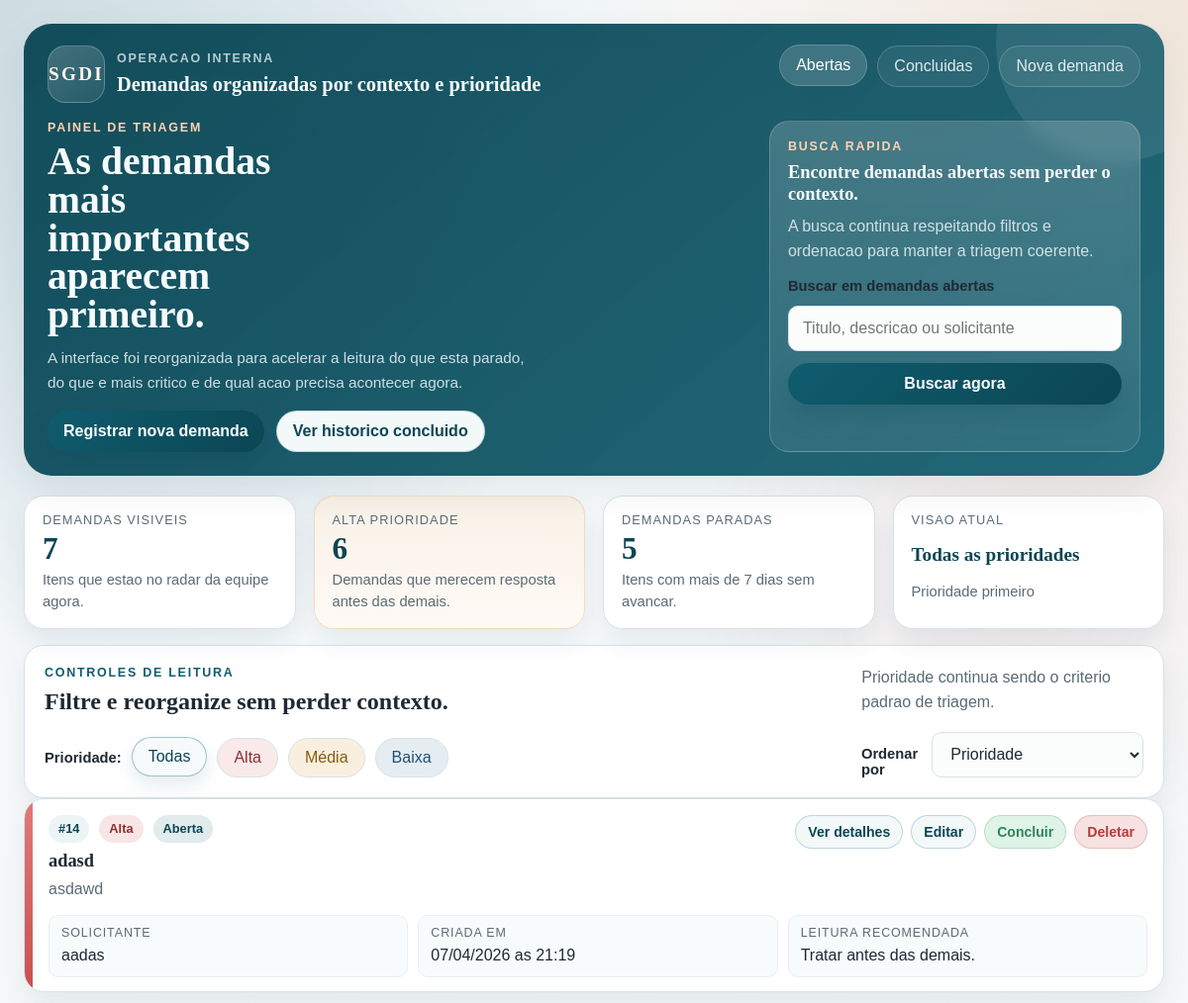
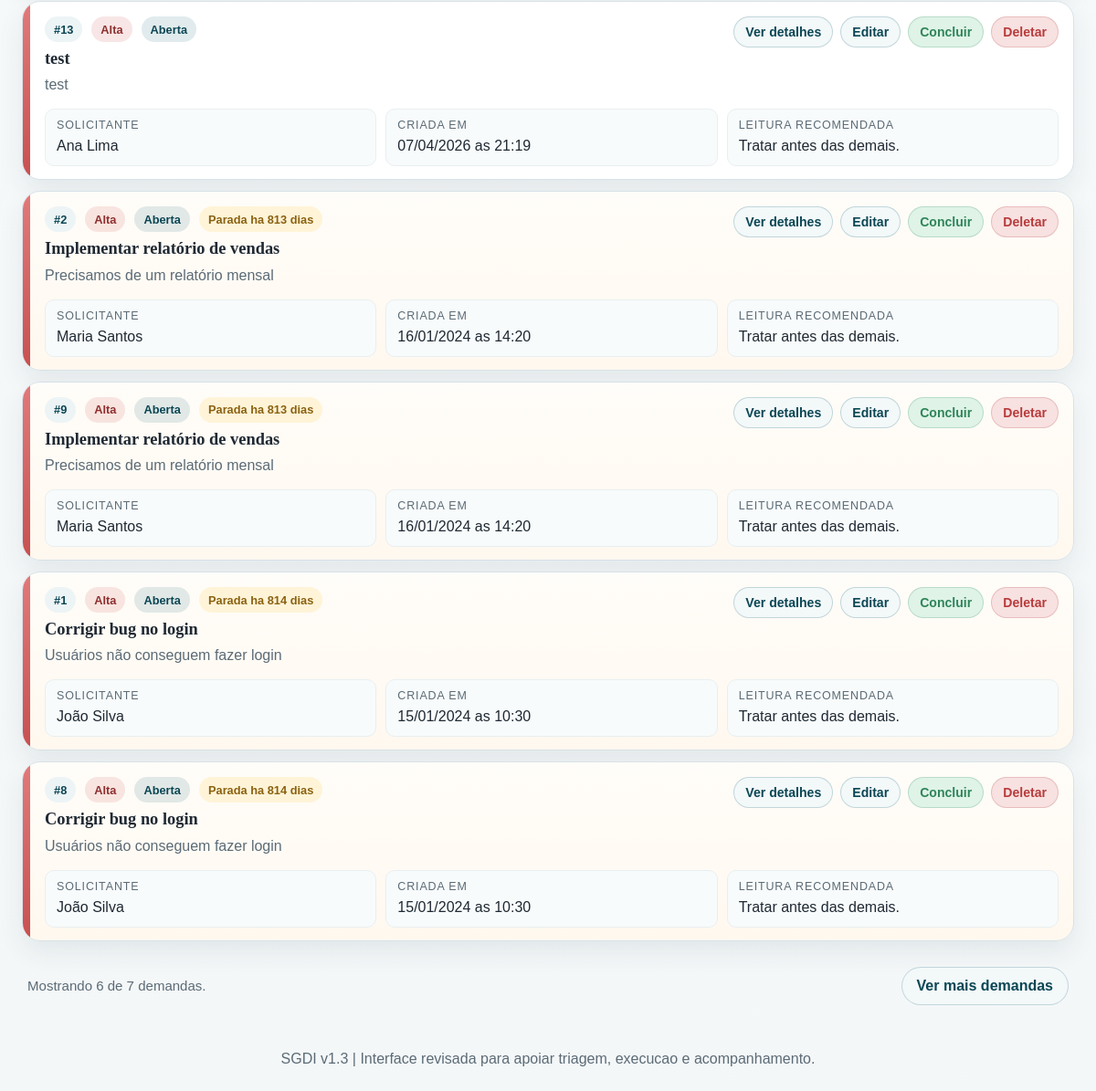
The page / on the database its author committed (2 pictures, top to bottom).
### tables this page shows
CREATE TABLE demandas (
    id INTEGER PRIMARY KEY AUTOINCREMENT,
    titulo TEXT NOT NULL,
    descricao TEXT NOT NULL,
    solicitante TEXT NOT NULL,
    prioridade TEXT NOT NULL DEFAULT 'Média',
    status TEXT NOT NULL DEFAULT 'Aberta',
    data_criacao TEXT NOT NULL
);

### app.py (the view)
@app.route("/")
def index():
    contexto = build_demand_context(
        STATUS_ABERTA,
        filtro_prioridade=request.args.get("prioridade", "").strip(),
        ordenacao=request.args.get("ordenacao", "prioridade"),
    )
    contexto["rota_listagem"] = "index"
    return render_template("index.html", **contexto)

### app.py (called while the page is built)
def get_db():
    return get_db_connection()

@app.template_filter("priority_slug")
def priority_slug(value):
    return PRIORIDADE_SLUGS.get(value, "neutra")

@app.template_filter("display_datetime")
def display_datetime(value):
    try:
        return datetime.strptime(value, "%Y-%m-%d %H:%M:%S").strftime("%d/%m/%Y as %H:%M")
    except (TypeError, ValueError):
        return value

def normalize_priority(prioridade):
    return prioridade if prioridade in PRIORIDADES else ""

def normalize_order(ordenacao):
    return ordenacao if ordenacao in ORDENACOES else "prioridade"

def enrich_demands(demandas):
    agora = datetime.now()
    demandas_com_alerta = []
    for demanda in demandas:
        demanda_dict = dict(demanda)
        try:
            data_criacao = datetime.strptime(demanda["data_criacao"], "%Y-%m-%d %H:%M:%S")
            dias_parada = (agora - data_criacao).days
        except (ValueError, TypeError):
            dias_parada = 0
        demanda_dict["dias_parada"] = dias_parada
        demanda_dict["alerta_parada"] = (
            demanda_dict.get("status") == STATUS_ABERTA and dias_parada >= DIAS_ALERTA_PARADA
        )
        demandas_com_alerta.append(demanda_dict)
    return demandas_com_alerta

def build_summary(demandas, filtro_prioridade, ordenacao, status):
    contagem_por_prioridade = {prioridade: 0 for prioridade in PRIORIDADES}
    for demanda in demandas:
        prioridade = demanda.get("prioridade")
        if prioridade in contagem_por_prioridade:
            contagem_por_prioridade[prioridade] += 1
    return {
        "total": len(demandas),
        "alta": contagem_por_prioridade[PRIORIDADES[0]],
        "media": contagem_por_prioridade[PRIORIDADES[1]],
        "baixa": contagem_por_prioridade[PRIORIDADES[2]],
        "alertas": sum(1 for demanda in demandas if demanda.get("alerta_parada")),
        "filtro_label": filtro_prioridade or "Todas as prioridades",
        "ordenacao_label": ORDENACAO_LABELS[ordenacao],
        "status_label": "abertas" if status == STATUS_ABERTA else "concluidas",
    }

### database.py (called while the page is built)
def get_db_connection():
    conn = sqlite3.connect(DB_PATH)
    conn.row_factory = sqlite3.Row
    conn.execute("PRAGMA foreign_keys = ON")
    return conn

### templates/index.html (shortened to what this page needs)
{% extends "base.html" %}
{% block hero %}
<p class="hero-kicker">Painel de triagem</p>
<h1>As demandas mais importantes aparecem primeiro.</h1>
<p class="hero-text">
    A interface foi reorganizada para acelerar a leitura do que esta parado, do que e mais critico
    e de qual acao precisa acontecer agora.
</p>
<div class="hero-actions">
    <a href="{{ url_for('nova_demanda') }}" class="button-primary">Registrar nova demanda</a>
    <a href="{{ url_for('concluidas') }}" class="button-secondary">Ver historico concluido</a>
</div>
{% endblock %}
{% block content %}
<section class="metrics-grid">
    <article class="metric-card">
        <p class="metric-card__label">Demandas visiveis</p>
        <strong class="metric-card__value" data-summary-total>{{ resumo.total }}</strong>
        <span class="metric-card__hint">Itens que estao no radar da equipe agora.</span>
    </article>
    <article class="metric-card metric-card--accent">
        <p class="metric-card__label">Alta prioridade</p>
        <strong class="metric-card__value" data-summary-high>{{ resumo.alta }}</strong>
        <span class="metric-card__hint">Demandas que merecem resposta antes das demais.</span>
    </article>
    <article class="metric-card">
        <p class="metric-card__label">Demandas paradas</p>
        <strong class="metric-card__value" data-summary-alerts>{{ resumo.alertas }}</strong>
        <span class="metric-card__hint">Itens com mais de 7 dias sem avancar.</span>
    </article>
    <article class="metric-card">
        <p class="metric-card__label">Visao atual</p>
        <strong class="metric-card__value metric-card__value--small" data-summary-view>{{ resumo.filtro_label }}</strong>
        <span class="metric-card__hint" data-summary-order>{{ resumo.ordenacao_label }}</span>
    </article>
</section>
<section data-demand-module>
<section class="panel-card">
    <div class="section-header">
        <div>
            <p class="section-kicker">Controles de leitura</p>
            <h2>Filtre e reorganize sem perder contexto.</h2>
        </div>
        {% if termo_busca %}
            <p class="section-note">Resultados para "{{ termo_busca }}".</p>
        {% else %}
            <p class="section-note">Prioridade continua sendo o criterio padrao de triagem.</p>
        {% endif %}
    </div>
    <div class="toolbar-layout">
        <div class="filter-cluster">
            <span class="filter-cluster__label">Prioridade:</span>
            <a
                href="{{ url_for(rota_listagem, prioridade=None, ordenacao=ordenacao_atual, q=termo_busca or None) }}"
                class="filter-pill {% if not filtro_atual %}is-active{% endif %}"
                data-priority-filter=""
                aria-pressed="{% if not filtro_atual %}true{% else %}false{% endif %}"
            >
                Todas
            </a>
            {% for prioridade in prioridades %}
                <a
                    href="{{ url_for(rota_listagem, prioridade=prioridade, ordenacao=ordenacao_atual, q=termo_busca or None) }}"
                    class="filter-pill priority-{{ prioridade|priority_slug }} {% if filtro_atual == prioridade %}is-active{% endif %}"
                    data-priority-filter="{{ prioridade|priority_slug }}"
                    aria-pressed="{% if filtro_atual == prioridade %}true{% else %}false{% endif %}"
                >
                    {{ prioridade }}
                </a>
            {% endfor %}
        </div>
        <form method="GET" action="{{ url_for(rota_listagem) }}" class="sort-form">
            <label for="ordenacao" class="field-label">Ordenar por</label>
            <select name="ordenacao" id="ordenacao" data-sort-control>
                <option value="prioridade" {% if ordenacao_atual == 'prioridade' %}selected{% endif %}>Prioridade</option>
            </select>
        </form>
    </div>
</section>
<section
    class="demand-list"
    data-demand-list
    data-current-filter="{{ (filtro_atual|priority_slug) if filtro_atual else '' }}"
    data-current-order="{{ ordenacao_atual }}"
    data-batch-size="6"
>
    {% if demandas %}
        {% for demanda in demandas %}
            <article
                class="demand-card priority-{{ demanda['prioridade']|priority_slug }} {% if demanda.alerta_parada %}is-stalled{% endif %}"
                data-demand-card
                data-priority="{{ demanda['prioridade']|priority_slug }}"
                data-created="{{ demanda['data_criacao'] }}"
                data-alert="{% if demanda.alerta_parada %}true{% else %}false{% endif %}"
            >
                <div class="demand-card__signal"></div>
                <div class="demand-card__body">
                    <div class="demand-card__header">
                        <div class="demand-card__headline">
                            <div class="chip-row">
                                <span class="mini-chip">#{{ demanda['id'] }}</span>
                                <span class="badge priority-{{ demanda['prioridade']|priority_slug }}">{{ demanda['prioridade'] }}</span>
                                <span class="status-chip is-open">Aberta</span>
                                {% if demanda.alerta_parada %}
                                    <span class="badge badge-warning">Parada ha {{ demanda.dias_parada }} dias</span>
                                {% endif %}
                            </div>
                            <h3>
                                <a href="{{ url_for('detalhes', id=demanda['id']) }}">{{ demanda['titulo'] }}</a>
                            </h3>
                            <p class="demand-card__description">
                                {{ demanda['descricao'][:180] }}{% if demanda['descricao']|length > 180 %}...{% endif %}
                            </p>
                        </div>
                        <div class="demand-card__actions">
                            <a href="{{ url_for('detalhes', id=demanda['id']) }}" class="button-secondary button-small">Ver detalhes</a>
                            <a href="{{ url_for('editar', id=demanda['id']) }}" class="button-secondary button-small">Editar</a>
                            <form method="POST" action="{{ url_for('concluir', id=demanda['id']) }}">
                                <button type="submit" class="button-soft button-small">Concluir</button>
                            </form>
                            <form method="POST" action="{{ url_for('deletar', id=demanda['id']) }}" onsubmit="return confirm('Tem certeza que deseja deletar?');">
                                <button type="submit" class="button-danger button-small">Deletar</button>
                            </form>
                        </div>
                    </div>
                    <dl class="meta-grid">
                        <div>
                            <dt>Solicitante</dt>
                            <dd>{{ demanda['solicitante'] }}</dd>
                        </div>
                        <div>
                            <dt>Criada em</dt>
                            <dd>{{ demanda['data_criacao']|display_datetime }}</dd>
                        </div>
                        <div>
                            <dt>Leitura recomendada</dt>
                            <dd>
                                {% if demanda['prioridade']|priority_slug == 'alta' %}
                                    Tratar antes das demais.
                                {% elif demanda['prioridade']|priority_slug == 'media' %}
                                    Planejar ainda nesta rodada.
                                {% else %}
                                    Monitorar e encaixar no fluxo.
                                {% endif %}
                            </dd>
                        </div>
                    </dl>
                </div>
            </article>
        {% endfor %}
    {% endif %}
</section>
<div class="list-pagination" data-load-more-area hidden>
    <p class="list-pagination__status" data-load-more-status></p>
    <button type="button" class="button-secondary" data-load-more>Ver mais demandas</button>
</div>
</section>
{% endblock %}

### rows shown on the page
demandas: id "14", prioridade "Alta", titulo "adasd", descricao "asdawd", solicitante "aadas", data_criacao|display_datetime "07/04/2026 as 21:19", shows "Tratar antes das demais."
demandas: id "13", prioridade "Alta", titulo "test", descricao "test", solicitante "Ana Lima", data_criacao|display_datetime "07/04/2026 as 21:19", shows "Tratar antes das demais."
demandas: id "2", prioridade "Alta", dias_parada "813", titulo "Implementar relatório de vendas", descricao "Precisamos de um relatório mensal", solicitante "Maria Santos", data_criacao|display_datetime "16/01/2024 as 14:20", shows "Tratar antes das demais."
demandas: id "9", prioridade "Alta", dias_parada "813", titulo "Implementar relatório de vendas", descricao "Precisamos de um relatório mensal", solicitante "Maria Santos", data_criacao|display_datetime "16/01/2024 as 14:20", shows "Tratar antes das demais."
demandas: id "1", prioridade "Alta", dias_parada "814", titulo "Corrigir bug no login", descricao "Usuários não conseguem fazer login", solicitante "João Silva", data_criacao|display_datetime "15/01/2024 as 10:30", shows "Tratar antes das demais."
demandas: id "8", prioridade "Alta", dias_parada "814", titulo "Corrigir bug no login", descricao "Usuários não conseguem fazer login", solicitante "João Silva", data_criacao|display_datetime "15/01/2024 as 10:30", shows "Tratar antes das demais."

### other values the page prints
{{ resumo.total }} "7"
{{ resumo.alta }} "6"
{{ resumo.alertas }} "5"
{{ prioridade }} "Alta" "Média" "Baixa"
